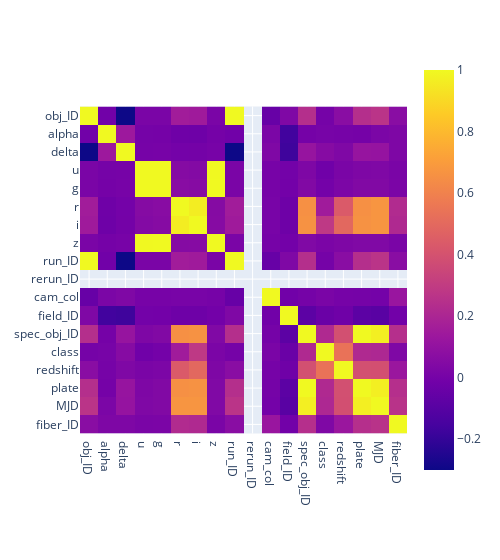

The notebook cell saved with this chart:
### Markdown cell above
### Correlation

### Code cell
df["class"] = [0 if i == "GALAXY" else 1 if i == "STAR" else 2 for i in df["class"]]
corr = df.corr()
px.imshow(
    corr,
    width=500,
)

### Figure 1 — Plotly figure (JSON) as saved in the notebook; plotly's stock layout.template omitted (floating-point values rounded to 4 significant figures; data arrays with more than 128 entries replaced by an {"elided": "..."} marker saying what was removed)
{"data": [{"coloraxis": "coloraxis", "hovertemplate": "x: %{x}<br>y: %{y}<br>color: %{z}<extra></extra>", "name": "0", "type": "heatmap", "x": ["obj_ID", "alpha", "delta", "u", "g", "r", "i", "z", "run_ID", "rerun_ID", "cam_col", "field_ID", "spec_obj_ID", "class", "redshift", "plate", "MJD", "fiber_ID"], "xaxis": "x", "y": ["obj_ID", "alpha", "delta", "u", "g", "r", "i", "z", "run_ID", "rerun_ID", "cam_col", "field_ID", "spec_obj_ID", "class", "redshift", "plate", "MJD", "fiber_ID"], "yaxis": "y", "z": {"elided": "18x18 float values"}}], "layout": {"coloraxis": {"colorscale": [[0, "#0d0887"], [0.1111, "#46039f"], [0.2222, "#7201a8"], [0.3333, "#9c179e"], [0.4444, "#bd3786"], [0.5556, "#d8576b"], [0.6667, "#ed7953"], [0.7778, "#fb9f3a"], [0.8889, "#fdca26"], [1, "#f0f921"]]}, "margin": {"t": 60}, "width": 500, "xaxis": {"anchor": "y", "constrain": "domain", "domain": [0, 1], "scaleanchor": "y"}, "yaxis": {"anchor": "x", "autorange": "reversed", "constrain": "domain", "domain": [0, 1]}}}
